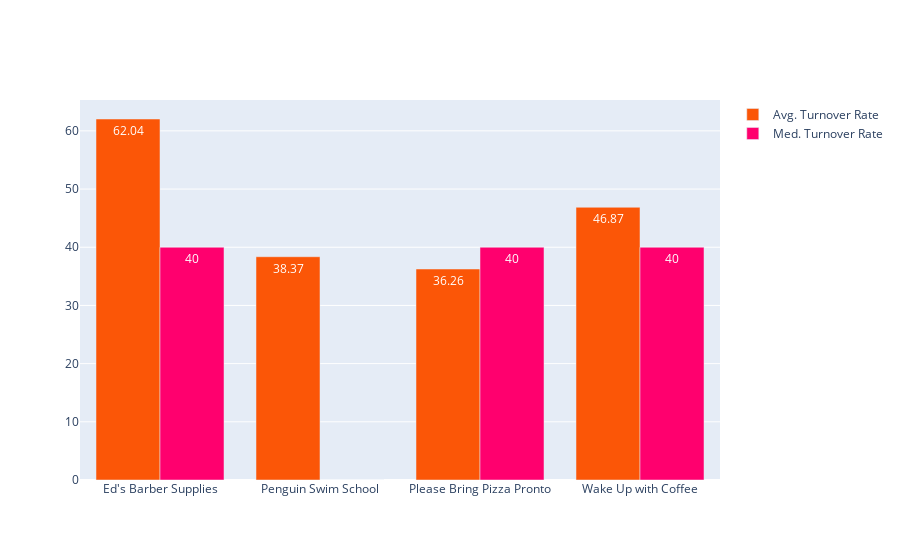

Here is the notebook cell this chart was saved with:
### Code cell
colours = ["#fb5607", "#ff006e",]
data = [go.Bar(name="Avg. Turnover Rate", x=final_stat["business_name"], y=final_stat["avg_turnover_rate"],
               text=final_stat["avg_turnover_rate"], marker=dict(color=colours[0])),
        go.Bar(name="Med. Turnover Rate", x=final_stat["business_name"], y=final_stat["median_turnover_rate"],
               text=final_stat["median_turnover_rate"], marker=dict(color=colours[1])),]
fig = go.Figure(data=data)
fig.update_layout(barmode="group")
fig.show()

### Figure 1 — Plotly figure (JSON) as saved in the notebook; plotly's stock layout.template omitted (floating-point values rounded to 4 significant figures)
{"data": [{"marker": {"color": "#fb5607"}, "name": "Avg. Turnover Rate", "text": [62.04, 38.37, 36.26, 46.87], "x": ["Ed's Barber Supplies", "Penguin Swim School", "Please Bring Pizza Pronto", "Wake Up with Coffee"], "y": [62.04, 38.37, 36.26, 46.87], "type": "bar"}, {"marker": {"color": "#ff006e"}, "name": "Med. Turnover Rate", "text": [40.0, 0.0, 40.0, 40.0], "x": ["Ed's Barber Supplies", "Penguin Swim School", "Please Bring Pizza Pronto", "Wake Up with Coffee"], "y": [40.0, 0.0, 40.0, 40.0], "type": "bar"}], "layout": {"barmode": "group"}}
